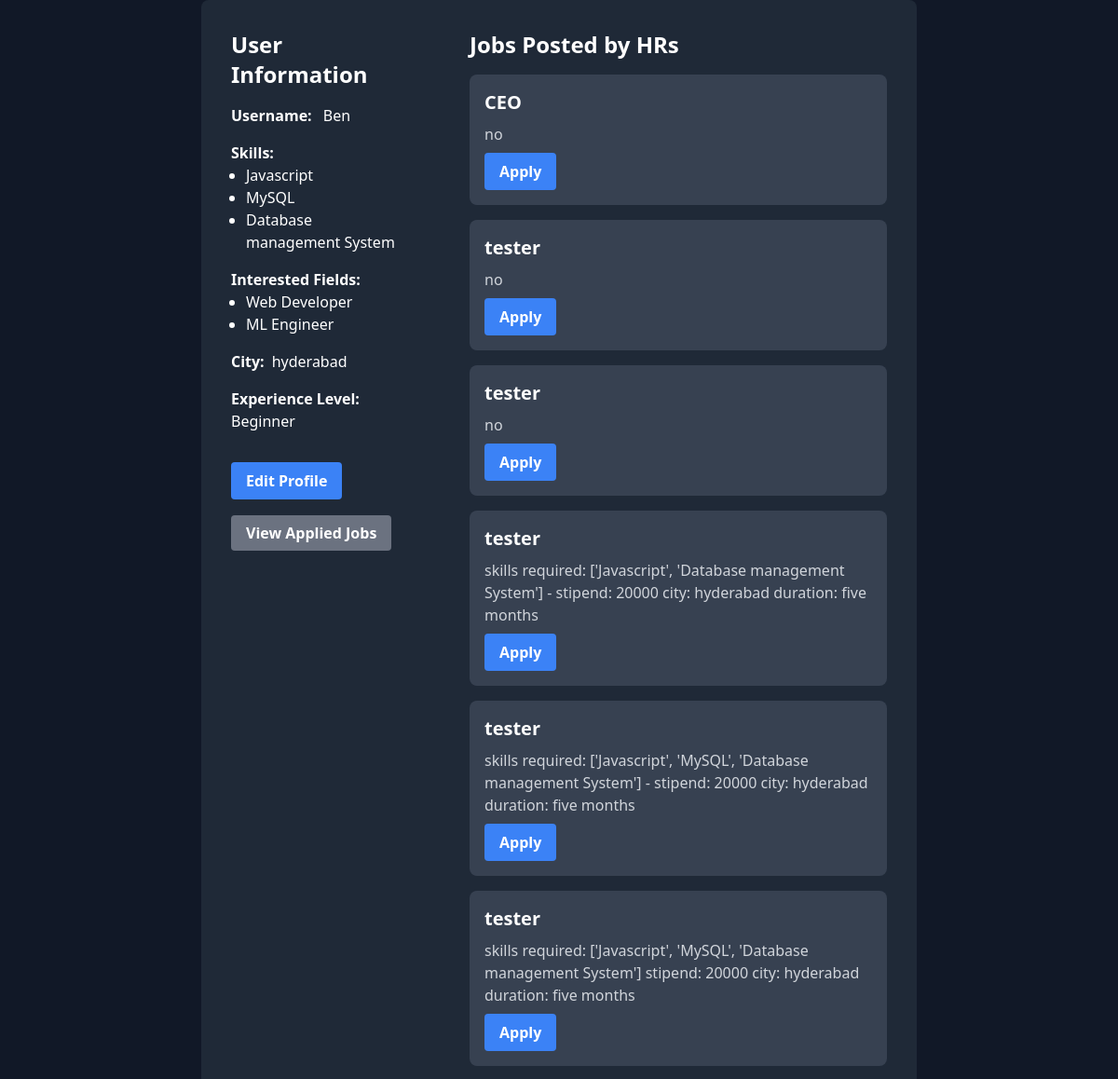
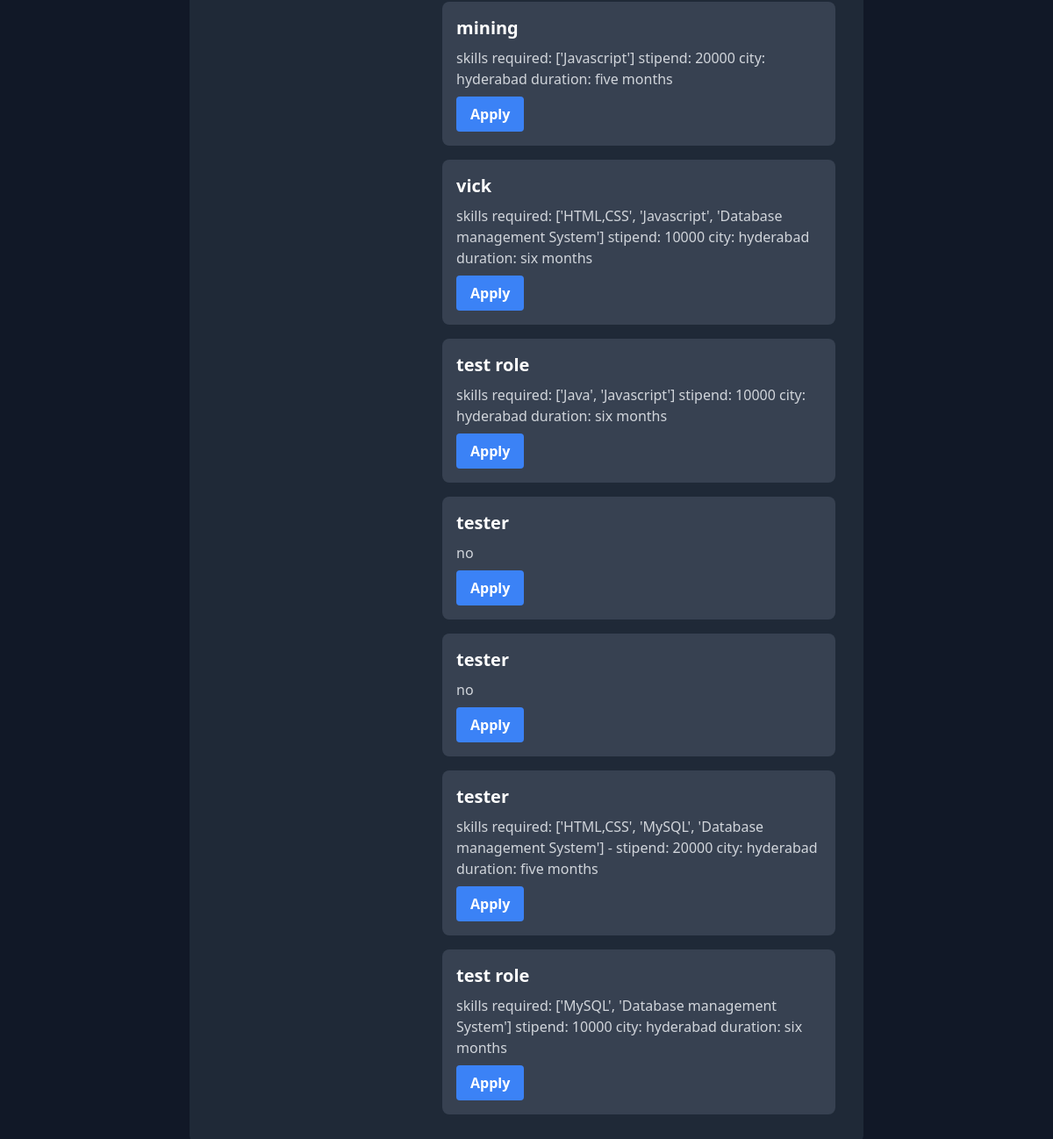
Screenshot of /user/dashboard/ (signed in) with the database file from the repository (2 pictures, top to bottom).
### basic/models.py (models this page shows)
class user_skill( models.Model):
    user_id = models.ForeignKey(User, on_delete = models.CASCADE)
    skill_id = models.ForeignKey(skill,on_delete = models.CASCADE)

class skill(models.Model):
    skill_name = models.CharField(max_length=50)
    def __str__(self):
        return self.skill_name

class user_fields(models.Model):
    user_id = models.ForeignKey(User, on_delete = models.CASCADE)
    field_id = models.ForeignKey(Job_fields, on_delete = models.CASCADE)

class Job_fields( models.Model):
    field_name =  models.CharField(max_length=100)
    def __str__(self):
        return self.field_name

class job_seeker(models.Model):
    user_id = models.ForeignKey(User,on_delete = models.CASCADE)
    city_id = models.ForeignKey(city, on_delete = models.CASCADE)
    exp_id = models.ForeignKey(exp, on_delete = models.CASCADE)

class city( models.Model):
    city_name = models.CharField(max_length=50)
    def __str__(self):
        return self.city_name

class exp(models.Model):
    exp_name = models.CharField(max_length=40)
    exp_lvl=models.IntegerField()
    def __str__( self):
        return self.exp_name

class job(models.Model):
    role = models.CharField(max_length = 50)
    field_id = models.ForeignKey(Job_fields,on_delete = models.CASCADE)
    company_name = models.CharField(max_length = 100)
    hr_id  = models.ForeignKey(Hr,on_delete = models.CASCADE)
    openings = models.IntegerField()
    stipend = models.IntegerField()
    duration = models.CharField(max_length=100)
    location = models.CharField(max_length = 150)
    city_id = models.ForeignKey(city, on_delete = models.CASCADE)
    description = models.CharField(max_length = 250)

### basic/views.py (the view, shortened to what this page needs)
# urls.py: path("user/dashboard/", views.user_dashboard, name="user-dashboard"),
@login_required(login_url='/user/login')
def user_dashboard(request):
    logged_user = request.user
    userskills = user_skill.objects.filter(user_id=logged_user)
    userfields = user_fields.objects.filter(user_id = logged_user)
    seekerinfo = job_seeker.objects.get(user_id = logged_user)
    user_skills = user_skill.objects.filter(user_id=request.user).values_list('skill_id', flat=True)
    matching_jobs = job.objects.filter(skill_rqd__skill_id__in=user_skills).distinct()
    context = {
        "user": request.user,
        "userskills" : userskills,
        "userfields": userfields,
        "seekerinfo": seekerinfo,
        "matching_jobs" : matching_jobs
    }
    return render(request, 'user_dashboard.html', context)

### basic/templates/user_dashboard.html (shortened to what this page needs)
<!DOCTYPE html>
<html lang="en">
<head>
    <link href="https://cdn.jsdelivr.net/npm/tailwindcss@2.2.19/dist/tailwind.min.css" rel="stylesheet">
</head>
<body class="bg-gray-900 text-white">
    <div class="container mx-auto h-screen flex justify-center">
        <div class="flex w-full lg:w-3/4">
            <div class="lg:w-1/3 bg-gray-800 p-8 rounded-l-lg overflow-y-auto">
                <h2 class="text-2xl font-semibold mb-4">User Information</h2>
                <p class="mb-4"><strong class="mr-2">Username:</strong> {{ user.username.capitalize }}</p>
                <div class="mb-4">
                    <strong class="mr-2">Skills:</strong>
                    <ul class="list-disc pl-4">
                        {% for skill in userskills %}
                        <li>{{ skill.skill_id }}</li>
                        {% endfor %}
                    </ul>
                </div>
                <div class="mb-4">
                    <strong class="mr-2">Interested Fields:</strong>
                    <ul class="list-disc pl-4">
                        {% for field in userfields %}
                        <li>{{ field.field_id }}</li>
                        {% endfor %}
                    </ul>
                </div>
                <p class="mb-4"><strong class="mr-2">City:</strong>{{ seekerinfo.city_id }}</p>
                <p><strong class="mr-2">Experience Level:</strong> {{ seekerinfo.exp_id }}</p>
                <button class="mt-8 bg-blue-500 hover:bg-blue-700 text-white font-bold py-2 px-4 rounded focus:outline-none focus:shadow-outline">Edit Profile</button>
                <br>
                <br>
                <a href="{% url 'applied-jobs' %}" class="mt-4 bg-gray-500 hover:bg-gray-700 text-white font-bold py-2 px-4 rounded focus:outline-none focus:shadow-outline">View Applied Jobs</a>
            </div>
            <div class="lg:w-2/3 bg-gray-800 p-8 rounded-r-lg overflow-y-auto">
                <h2 class="text-2xl font-semibold mb-4">Jobs Posted by HRs</h2>
                <div class="grid gap-4">
                    {% for each_matching_job in matching_jobs %}
                    <form method="POST">
                        <div class="bg-gray-700 p-4 rounded-lg">
                            <h3 class="text-xl font-semibold mb-2">{{ each_matching_job.role }}</h3>
                            <p class="text-gray-300">{{ each_matching_job.description }}</p>
                            <button type="submit" class="mt-2 bg-blue-500 hover:bg-blue-700 text-white font-bold py-2 px-4 rounded focus:outline-none focus:shadow-outline">Apply</button>
                        </div>
                </form>
                    {% endfor %}
                </div>
            </div>
        </div>
    </div>
</body>
</html>

### rows the page displays
user_skill: skill_id "Javascript"
user_skill: skill_id "MySQL"
user_skill: skill_id "Database management System"
user_fields: field_id "Web Developer"
user_fields: field_id "ML Engineer"
job_seeker: city_id "hyderabad", exp_id "Beginner"
job: role "CEO", description "no"
job: role "tester", description "no"
job: role "tester", description "no"
job: role "tester", description "skills required: ['Javascript', 'Database management System'] - stipend: 20000 city: hyderabad duration: five months"
job: role "tester", description "skills required: ['Javascript', 'MySQL', 'Database management System'] - stipend: 20000 city: hyderabad duration: five months"
job: role "tester", description "skills required: ['Javascript', 'MySQL', 'Database management System'] stipend: 20000 city: hyderabad duration: five months"
job: role "mining", description "skills required: ['Javascript'] stipend: 20000 city: hyderabad duration: five months"
job: role "vick", description "skills required: ['HTML,CSS', 'Javascript', 'Database management System'] stipend: 10000 city: hyderabad duration: six months"
job: role "test role", description "skills required: ['Java', 'Javascript'] stipend: 10000 city: hyderabad duration: six months"
job: role "tester", description "no"
job: role "tester", description "no"
job: role "tester", description "skills required: ['HTML,CSS', 'MySQL', 'Database management System'] - stipend: 20000 city: hyderabad duration: five months"
job: role "test role", description "skills required: ['MySQL', 'Database management System'] stipend: 10000 city: hyderabad duration: six months"

### other values shown
{{ user.username.capitalize }} "Ben"
